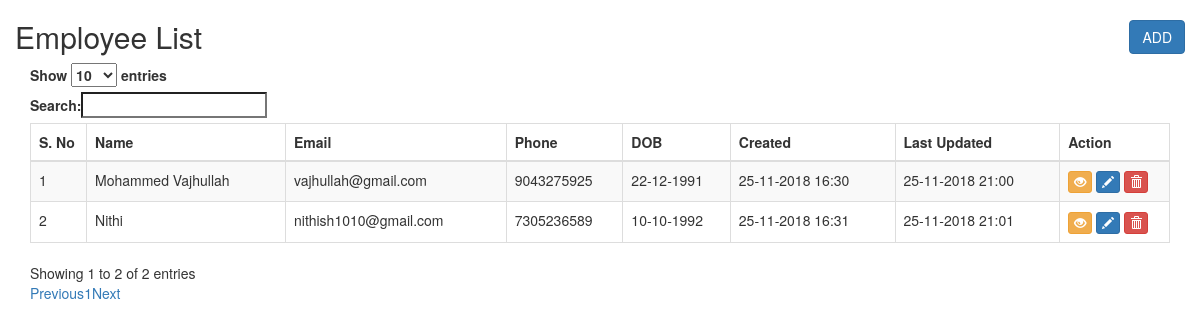
The page / on the database its author committed.
### tables this page shows
CREATE TABLE `employees` (
  `id` int(11) NOT NULL,
  `name` varchar(100) DEFAULT NULL,
  `email` varchar(100) DEFAULT NULL,
  `phone` varchar(50) NOT NULL,
  `dob` date DEFAULT NULL,
  `created_at` datetime NOT NULL,
  `updated_at` datetime NOT NULL DEFAULT CURRENT_TIMESTAMP
);

### application/controllers/Employee.php (called while the page is built, shortened)
<?php
class Employee extends CI_Controller {
	public function __construct() {
        $this->load->model('employee_model');
    }
	public function index() {
		$data['employees'] = $this->employee_model->get_employees();
		$this->load->view('employee_list', $data);
	}
}

### index.php (called while the page is built, shortened)
<?php
require_once BASEPATH.'core/CodeIgniter.php';

### application/models/Employee_model.php (called while the page is built, shortened)
<?php
class Employee_model extends CI_Model {
	public function get_employees() {
		$query = $this->db->select('id, name, email, phone, dob, created_at, updated_at')->get('employees');
       	return $query->result();
	}
}

### application/views/employee_list.php (the view, shortened to what this page needs)
<!DOCTYPE html>
<html>
	<head>
		<link href="//maxcdn.bootstrapcdn.com/bootstrap/3.3.0/css/bootstrap.min.css" rel="stylesheet" id="bootstrap-css">
		<link rel="stylesheet" type="text/css" href="http://maxcdn.bootstrapcdn.com/bootstrap/3.2.0/css/bootstrap.min.css">
		<link rel="stylesheet" type="text/css" href="http://cdn.datatables.net/plug-ins/3cfcc339e89/integration/bootstrap/3/dataTables.bootstrap.css">
		<link rel="stylesheet" href="<?php echo base_url();?>assets/fancybox/dist/jquery.fancybox.min.css" />
	</head>
	<body>
		<div class="container">
			<div class="row">
				<h2 class="text-left">Employee List &nbsp;
					<a class="btn btn-primary" href="javascript:void(0);" data-fancybox-type="iframe" data-fancybox="" data-src="<?php echo base_url();?>employee/add" style="float: right;">ADD</a>
				</h2>
			</div>
		    <div class="row">
		        <div class="col-md-12">
					<table <?php if(!empty($employees)) { ?> id="datatable" <?php } ?> class="table table-striped table-bordered" cellspacing="0" width="100%">
	    				<thead>
							<tr>
								<th>S. No</th>
								<th>Name</th>
								<th>Email</th>
								<th>Phone</th>
								<th>DOB</th>
								<th>Created</th>
								<th>Last Updated</th>
                                <th>Action</th>
							</tr>
						</thead>
						<tbody>
							<?php if(!empty($employees)) { ?>
								<?php $emp_cnt = 1; ?>
								<?php foreach ($employees as $emp) { ?>
									<tr>
										<td><?php echo $emp_cnt++; ?></td>
										<td><?php echo $emp -> name; ?></td>
										<td><?php echo $emp -> email; ?></td>
										<td><?php echo $emp -> phone; ?></td>
										<td><?php if(!empty($emp -> dob)) { echo date("d-m-Y", strtotime($emp -> dob)); } ?></td>
										<td><?php if(!empty($emp -> created_at)) { echo date("d-m-Y H:i", strtotime($emp -> created_at)); } ?></td>
										<td><?php if(!empty($emp -> updated_at)) { echo date("d-m-Y H:i", strtotime($emp -> updated_at)); } ?></td>
			                            <td>
			                            	<p data-placement="top" data-toggle="tooltip" title="View" style="display: inline;"><a class="btn btn-warning btn-xs" data-title="View" data-toggle="modal" data-target="#view" href="javascript:void(0);" data-fancybox-type="iframe" data-fancybox="" data-src="<?php echo base_url();?>employee/view/<?php echo $emp -> id; ?>"><span class="glyphicon glyphicon-eye-open"></span></a></p>
			                            	<p data-placement="top" data-toggle="tooltip" title="Edit" style="display: inline;"><a class="btn btn-primary btn-xs" data-title="Edit" data-toggle="modal" data-target="#edit" href="javascript:void(0);" data-fancybox-type="iframe" data-fancybox="" data-src="<?php echo base_url();?>employee/edit/<?php echo $emp -> id; ?>"><span class="glyphicon glyphicon-pencil"></span></a></p>
			    							<p data-placement="top" data-toggle="tooltip" title="Delete" style="display: inline;"><a class="btn btn-danger btn-xs" href="<?php echo base_url();?>employee/delete/<?php echo $emp -> id; ?>" data-title="Delete" data-toggle="modal" onclick="return confirm('Are you sure?')"  ><span class="glyphicon glyphicon-trash"></span></a></p>
			    						</td>
									</tr>
								<?php } ?>
							<?php } ?>
						</tbody>
					</table>
				</div>
			</div>
		</div>
	</body>
</html>

### rows shown on the page
employees: name "Mohammed Vajhullah", email "vajhullah@gmail.com", phone "9043275925", dob "22-12-1991", created_at "25-11-2018 16:30", updated_at "25-11-2018 21:00"
employees: name "Nithi", email "nithish1010@gmail.com", phone "7305236589", dob "10-10-1992", created_at "25-11-2018 16:31", updated_at "25-11-2018 21:01"
